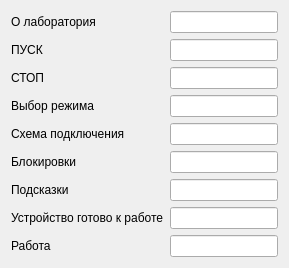
        <widget class="QWidget" name="tab_4">
         <attribute name="title">
          <string>Перевод</string>
         </attribute>
         <layout class="QHBoxLayout" name="horizontalLayout_4">
          <item>
           <layout class="QGridLayout" name="gridLayout_4">
            <item row="4" column="2">
             <widget class="QLineEdit" name="lineLangConnect"/>
            </item>
            <item row="6" column="0">
             <widget class="QLabel" name="label_25">
              <property name="text">
               <string>Подсказки</string>
              </property>
             </widget>
            </item>
            <item row="5" column="0">
             <widget class="QLabel" name="label_24">
              <property name="text">
               <string>Блокировки</string>
              </property>
             </widget>
            </item>
            <item row="5" column="2">
             <widget class="QLineEdit" name="lineLangBlock"/>
            </item>
            <item row="0" column="0">
             <widget class="QLabel" name="label_19">
              <property name="text">
               <string>О лаборатория</string>
              </property>
             </widget>
            </item>
            <item row="2" column="0">
             <widget class="QLabel" name="label_21">
              <property name="text">
               <string>СТОП</string>
              </property>
             </widget>
            </item>
            <item row="3" column="0">
             <widget class="QLabel" name="label_22">
              <property name="text">
               <string>Выбор режима</string>
              </property>
             </widget>
            </item>
            <item row="4" column="0">
             <widget class="QLabel" name="label_23">
              <property name="text">
               <string>Схема подключения</string>
              </property>
             </widget>
            </item>
            <item row="7" column="0">
             <widget class="QLabel" name="label_28">
              <property name="text">
               <string>Устройство готово к работе</string>
              </property>
             </widget>
            </item>
            <item row="1" column="2">
             <widget class="QLineEdit" name="lineLangStart"/>
            </item>
            <item row="6" column="2">
             <widget class="QLineEdit" name="lineLangTip"/>
            </item>
            <item row="8" column="0">
             <widget class="QLabel" name="label_29">
              <property name="text">
               <string>Работа</string>
              </property>
             </widget>
            </item>
            <item row="2" column="2">
             <widget class="QLineEdit" name="lineLangStop"/>
            </item>
            <item row="7" column="2">
             <widget class="QLineEdit" name="lineLangReady"/>
            </item>
            <item row="0" column="2">
             <widget class="QLineEdit" name="lineLangLaba"/>
            </item>
            <item row="1" column="0">
             <widget class="QLabel" name="label_20">
              <property name="text">
               <string>ПУСК</string>
              </property>
             </widget>
            </item>
            <item row="3" column="2">
             <widget class="QLineEdit" name="lineLangMode"/>
            </item>
            <item row="8" column="2">
             <widget class="QLineEdit" name="lineLangWork"/>
            </item>
           </layout>
          </item>
         </layout>
        </widget>
